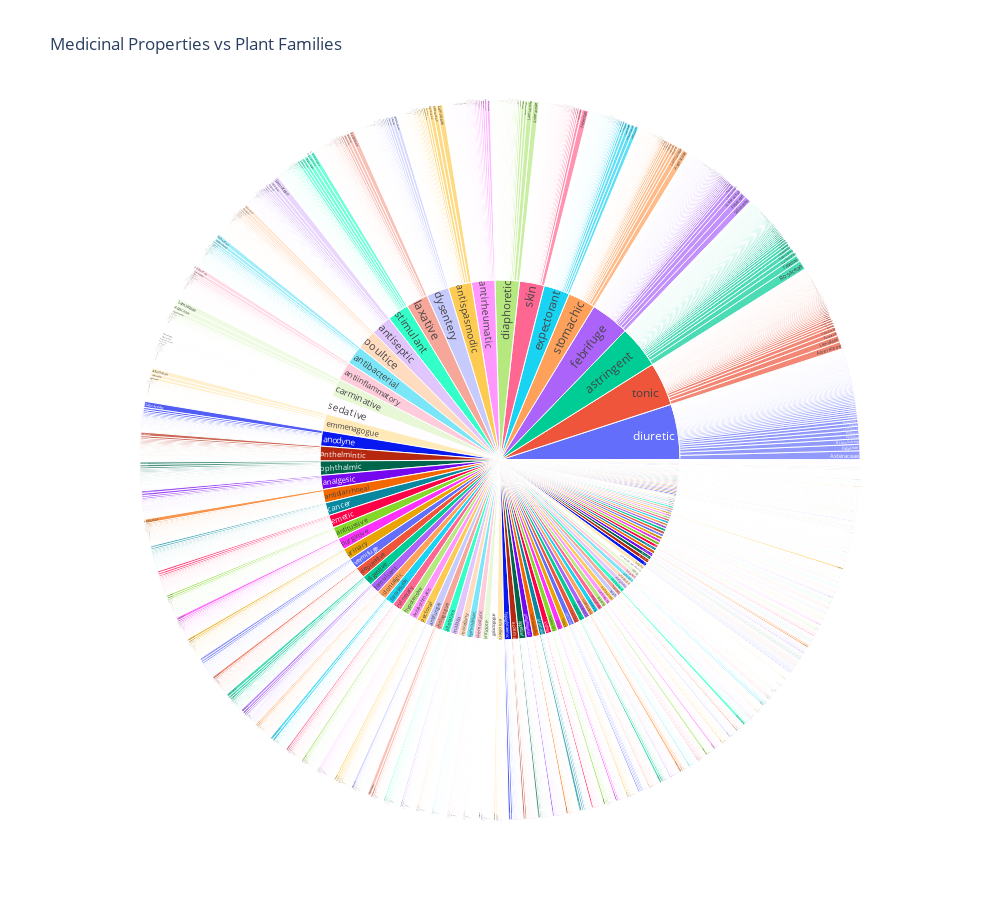

Notebook code cell kept with this figure:
### Code cell
import pandas as pd
import plotly.express as px

# Prepare full data without filtering top 20
df_exp = df.copy()
df_exp = df_exp.explode("Medicinal properties_phrases")
df_exp = df_exp.rename(columns={"Medicinal properties_phrases": "Medicinal Property"})

# Clean up family names
df_exp["Family"] = df_exp["Family"].str.replace(r" or .*", "", regex=True)

# Drop NaNs just in case
df_exp = df_exp.dropna(subset=["Medicinal Property", "Family"])

# Add dummy count column
df_exp["Count"] = 1

# Build the full sunburst chart
sunburst_all = px.sunburst(
    df_exp,
    path=["Medicinal Property", "Family"],
    values="Count",
    title="Medicinal Properties vs Plant Families",
    width=1000,
    height=900
)

sunburst_all.show()

### Figure 1 — Plotly figure (JSON) as saved in the notebook; plotly's stock layout.template omitted (floating-point values rounded to 4 significant figures; data arrays with more than 128 entries replaced by an {"elided": "..."} marker saying what was removed)
{"data": [{"branchvalues": "total", "domain": {"x": [0, 1], "y": [0, 1]}, "hovertemplate": "labels=%{label}<br>Count=%{value}<br>parent=%{parent}<br>id=%{id}<extra></extra>", "ids": {"elided": "7105 str values"}, "labels": {"elided": "7105 str values"}, "name": "", "parents": {"elided": "7105 str values"}, "type": "sunburst", "values": {"elided": "7105 float values"}}], "layout": {"height": 900, "legend": {"tracegroupgap": 0}, "title": {"text": "Medicinal Properties vs Plant Families"}, "width": 1000}}
